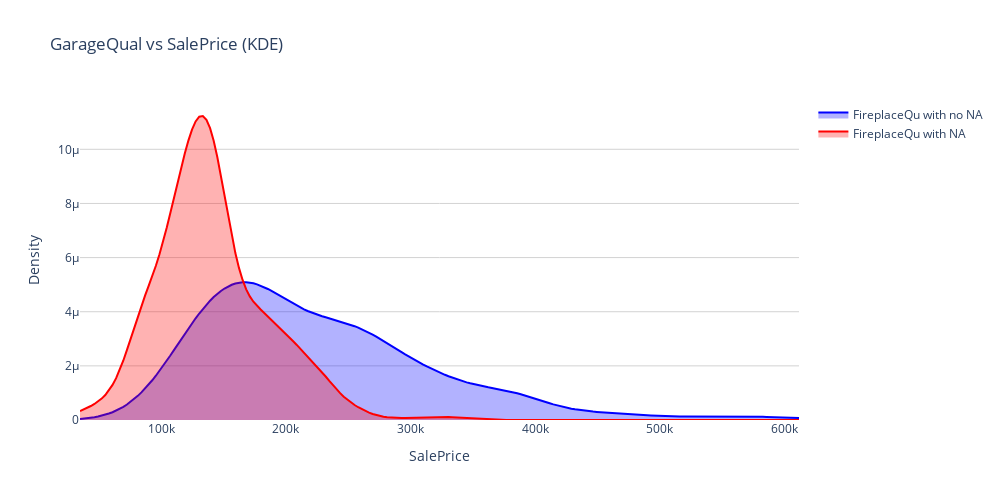

The notebook cell this image was saved under:
### Code cell
FireplaceQu_ta = df.filter(pl.col('FireplaceQu') == 'Gd').select('SalePrice').drop_nulls().to_series().to_pandas()    # selecting the column and removign the null values from it 
FireplaceQu_na = df.filter(pl.col('FireplaceQu').is_null()).select('SalePrice').drop_nulls().to_series().to_pandas()

x_vals = np.linspace(min(FireplaceQu_ta.min(), FireplaceQu_na.min()),
                     max(FireplaceQu_ta.max(), FireplaceQu_na.max()),200)

kde_Gd = gaussian_kde(FireplaceQu_ta)(x_vals)
kde_na = gaussian_kde(FireplaceQu_na)(x_vals)

fig = go.Figure()

fig.add_traces(go.Scatter(
    x = x_vals, 
    y = kde_Gd,
    name = 'FireplaceQu with no NA',
    mode = 'lines',
    fill = 'tozeroy',
    line = dict(color = 'blue'),
    fillcolor = 'rgba(0,0,255,0.3)'
))

fig.add_traces(go.Scatter(
    x = x_vals,
    y = kde_na, 
    name = 'FireplaceQu with NA',
    mode = 'lines',
    fill = 'tozeroy',
    line = dict(color = 'red'),
    fillcolor = 'rgba(255,0,0,0.3)'
))

fig.update_layout(
    title = 'GarageQual vs SalePrice (KDE)',
    xaxis_title = 'SalePrice',
    yaxis_title = 'Density',
    width = 1000,
    height = 500,
    plot_bgcolor = 'white',
    yaxis = dict(showgrid = True, gridcolor = 'lightgray'), 
    xaxis = dict(showgrid = False)
)

fig.show()

### Figure 1 — Plotly figure (JSON) as saved in the notebook; plotly's stock layout.template omitted (floating-point values rounded to 4 significant figures; data arrays with more than 128 entries replaced by an {"elided": "..."} marker saying what was removed)
{"data": [{"fill": "tozeroy", "fillcolor": "rgba(0,0,255,0.3)", "line": {"color": "blue"}, "mode": "lines", "name": "FireplaceQu with no NA", "type": "scatter", "x": {"elided": "200 float values"}, "y": {"elided": "200 float values"}}, {"fill": "tozeroy", "fillcolor": "rgba(255,0,0,0.3)", "line": {"color": "red"}, "mode": "lines", "name": "FireplaceQu with NA", "type": "scatter", "x": {"elided": "200 float values"}, "y": {"elided": "200 float values"}}], "layout": {"height": 500, "plot_bgcolor": "white", "title": {"text": "GarageQual vs SalePrice (KDE)"}, "width": 1000, "xaxis": {"showgrid": false, "title": {"text": "SalePrice"}}, "yaxis": {"gridcolor": "lightgray", "showgrid": true, "title": {"text": "Density"}}}}
